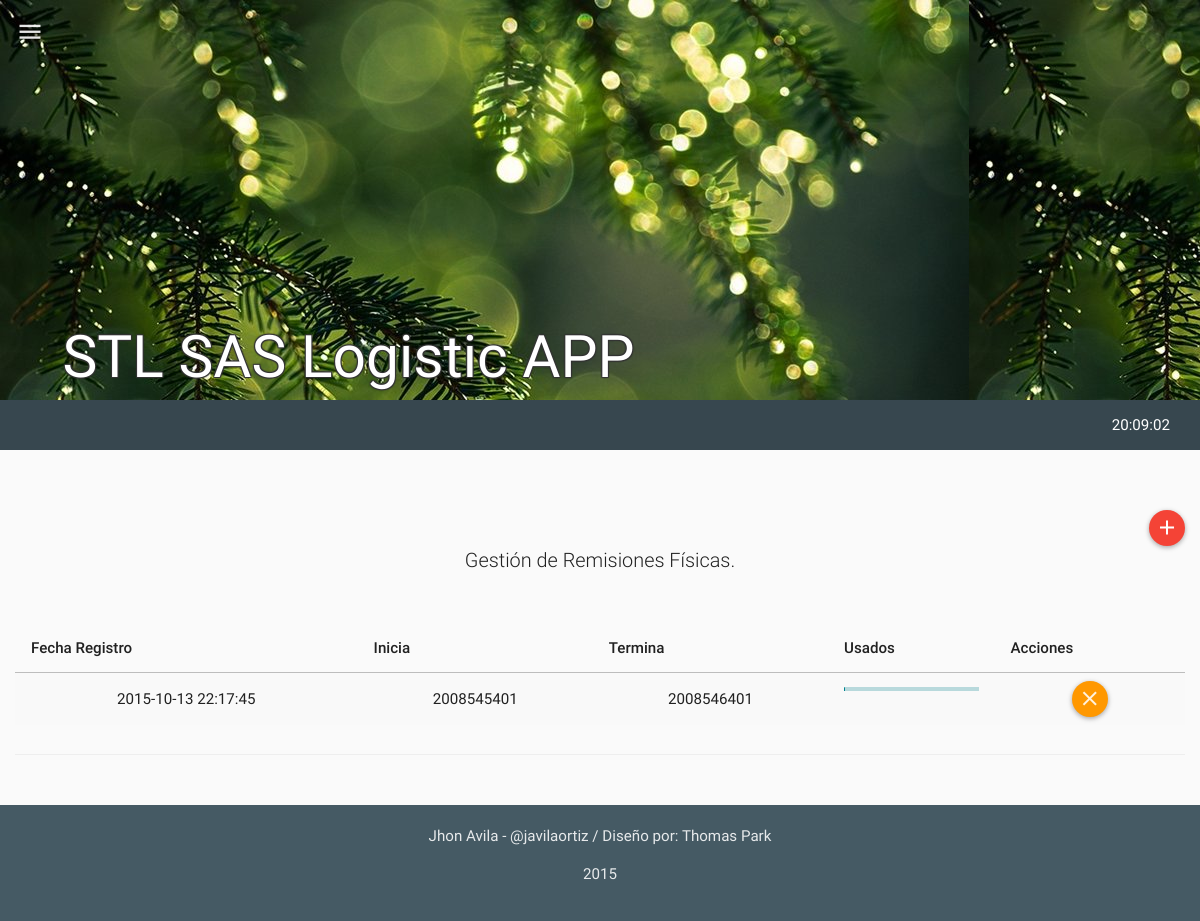
/mods/rfisicas/rfisicas.php (signed in), run on the app's committed database.
### tables this page shows
CREATE TABLE IF NOT EXISTS `tbl_remisiones_fisicas` (
  `rf_id` int(11) NOT NULL,
  `rf_tipo_doc` varchar(60) NOT NULL,
  `rf_dig_ini` int(11) NOT NULL,
  `rf_dig_fin` int(11) NOT NULL,
  `rf_cant_usados` int(11) NOT NULL,
  `rf_timestamp` timestamp NOT NULL DEFAULT CURRENT_TIMESTAMP ON UPDATE CURRENT_TIMESTAMP,
  `rf_created` int(11) NOT NULL,
  `rf_estado` int(11) NOT NULL
);

### php/rfisicas.php (the view, shortened to what this page needs)
<?php
class rfisicas{
  function get_rfisicas(){
    $rt = new route();
    if(isset($_SESSION["ses_id"])){
      $qry='SELECT * FROM tbl_remisiones_fisicas ORDER BY rf_timestamp DESC ';
      $res = mysql_query($qry);
      $item =" ";
      $script ="<script>$(document).ready(function(){";
      while($row_res = mysql_fetch_assoc($res)) {
          $porcentaje=(($row_res["rf_cant_usados"]*100)/($row_res["rf_dig_fin"]-$row_res["rf_dig_ini"]));
          if ($row_res["rf_estado"]==1) {
            $btn = '<div id="act-button" style="display:" onclick="change(1, '.$row_res['rf_id'].')" class="btn btn-floating-mini btn-success" title="Activar Paquete"><i class="md  md-done"></i></div>
                  <div id="des-button" style="display:none" onclick="change(2, '.$row_res['rf_id'].')" class="btn btn-floating-mini btn-warning" title="Desactivar Paquete"><i class="md  md-close"></i></div>';
          }else{
            $btn = '<div id="act-button" style="display:none" onclick="change(1, '.$row_res['rf_id'].')" class="btn btn-floating-mini btn-success" title="Activar Paquete"><i class="md  md-done"></i></div>
                  <div id="des-button" style="display:" onclick="change(2, '.$row_res['rf_id'].')" class="btn btn-floating-mini btn-warning" title="Desactivar Paquete"><i class="md  md-close"></i></div>';
          }
        $item.='
              <tr>
                <td>'.$row_res["rf_timestamp"].'</td>
                <td>'.$row_res["rf_dig_ini"].'</td>
                <td>'.$row_res["rf_dig_fin"].'</td>
                <td><div class="progress progress-striped active">
                      <div class="progress-bar" title="'.$row_res["rf_cant_usados"].'  ('.$porcentaje.'%)" style="width: '.$porcentaje.'%; height:10px;"></div>
                    </div>
                </td>
                <td>
                '.$btn.'
                </td>
              </tr>
        ';
        $script.='';
      }
      $script.='});</script>';
    }
    else{$rt->routing($rt->path("login"));}
    $html='
          <table class="table table-striped table-hover ">
            <thead>
              <tr>
                <th>Fecha Registro</th>
                <th>Inicia</th>
                <th>Termina</th>
                <th>Usados</th>
                <th>Acciones</th>
              </tr>
            </thead>
            <tbody>
              '.$item.'
            </tbody>
          </table>
    ';
    return $script.$html;
  }
}
?>

### data on the page
tbl_remisiones_fisicas: rf_timestamp "2015-10-13 22:17:45", rf_dig_ini "2008545401", rf_dig_fin "2008546401"
